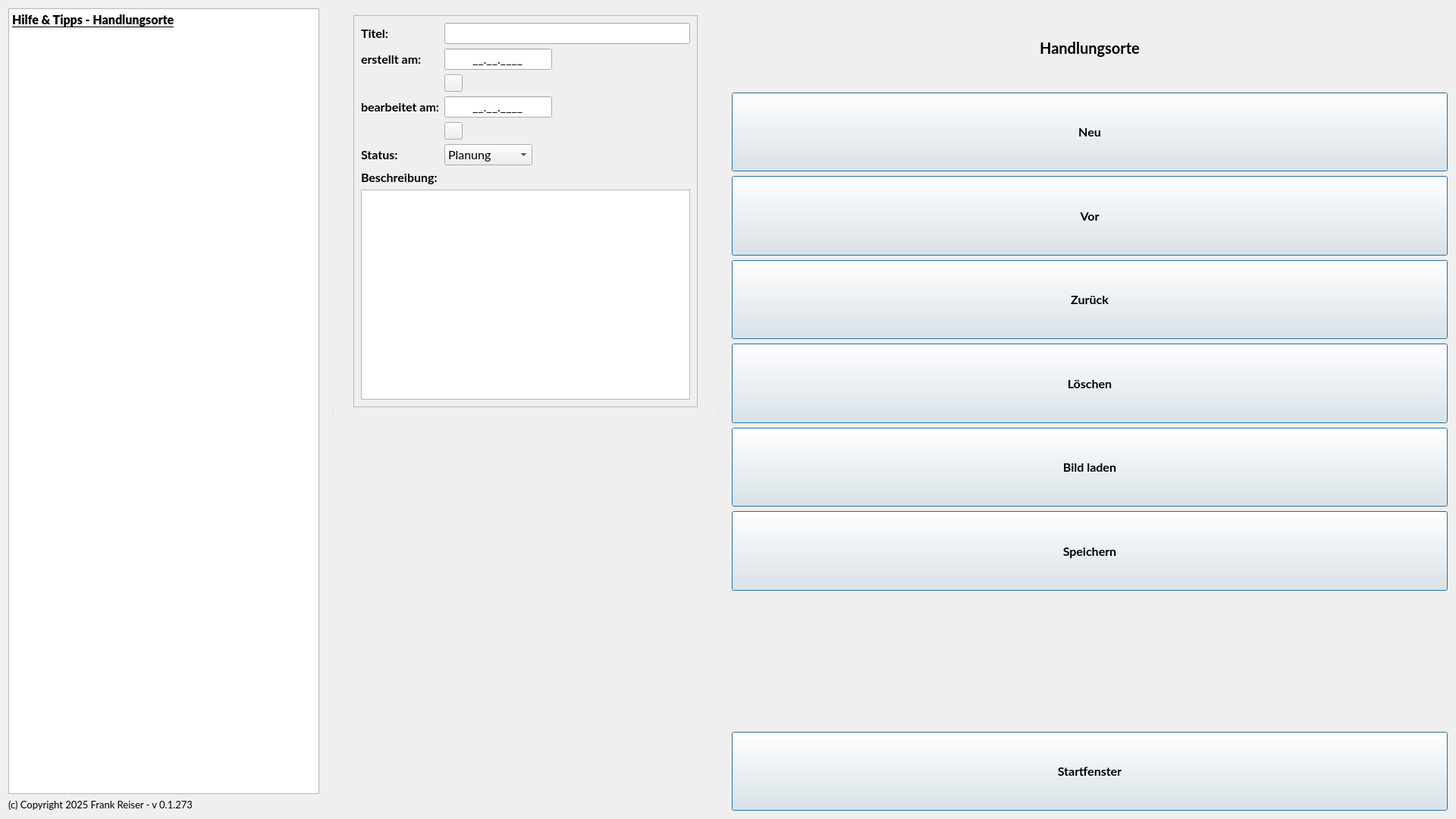
<?xml version="1.0" encoding="UTF-8"?>
<ui version="4.0">
 <class>csNova</class>
 <widget class="QWidget" name="csNova">
  <property name="geometry">
   <rect>
    <x>0</x>
    <y>0</y>
    <width>1920</width>
    <height>1080</height>
   </rect>
  </property>
  <property name="font">
   <font>
    <family>Lato</family>
    <pointsize>16</pointsize>
    <bold>false</bold>
    <stylestrategy>PreferAntialias</stylestrategy>
    <kerning>true</kerning>
   </font>
  </property>
  <property name="windowTitle">
   <string>csNova - Handlungsorte</string>
  </property>
  <layout class="QHBoxLayout" name="horizontalLayout">
   <item>
    <widget class="QSplitter" name="mainSplitter">
     <property name="sizePolicy">
      <sizepolicy hsizetype="Expanding" vsizetype="Expanding">
       <horstretch>0</horstretch>
       <verstretch>0</verstretch>
      </sizepolicy>
     </property>
     <property name="font">
      <font>
       <family>Lato</family>
       <pointsize>12</pointsize>
       <bold>true</bold>
       <stylestrategy>PreferAntialias</stylestrategy>
       <kerning>true</kerning>
      </font>
     </property>
     <property name="frameShape">
      <enum>QFrame::Shape::NoFrame</enum>
     </property>
     <property name="orientation">
      <enum>Qt::Orientation::Horizontal</enum>
     </property>
     <property name="handleWidth">
      <number>36</number>
     </property>
     <widget class="QWidget" name="widgetLeftLocations" native="true">
      <layout class="QVBoxLayout" name="verticalLayout_3">
       <item>
        <widget class="QTextEdit" name="textEditHelpLocations">
         <property name="readOnly">
          <bool>true</bool>
         </property>
         <property name="html">
          <string>&lt;!DOCTYPE HTML PUBLIC &quot;-//W3C//DTD HTML 4.0//EN&quot; &quot;http://www.w3.org/TR/REC-html40/strict.dtd&quot;&gt;
&lt;html&gt;&lt;head&gt;&lt;meta name=&quot;qrichtext&quot; content=&quot;1&quot; /&gt;&lt;meta charset=&quot;utf-8&quot; /&gt;&lt;style type=&quot;text/css&quot;&gt;
p, li { white-space: pre-wrap; }
hr { height: 1px; border-width: 0; }
li.unchecked::marker { content: &quot;\2610&quot;; }
li.checked::marker { content: &quot;\2612&quot;; }
&lt;/style&gt;&lt;/head&gt;&lt;body style=&quot; font-family:'Lato'; font-size:12pt; font-weight:700; font-style:normal;&quot;&gt;
&lt;p style=&quot; margin-top:0px; margin-bottom:0px; margin-left:0px; margin-right:0px; -qt-block-indent:0; text-indent:0px;&quot;&gt;&lt;span style=&quot; text-decoration: underline;&quot;&gt;Hilfe &amp;amp; Tipps - Handlungsorte&lt;/span&gt;&lt;/p&gt;
&lt;p style=&quot;-qt-paragraph-type:empty; margin-top:0px; margin-bottom:0px; margin-left:0px; margin-right:0px; -qt-block-indent:0; text-indent:0px;&quot;&gt;&lt;br /&gt;&lt;/p&gt;
&lt;p style=&quot;-qt-paragraph-type:empty; margin-top:0px; margin-bottom:0px; margin-left:0px; margin-right:0px; -qt-block-indent:0; text-indent:0px; font-weight:400;&quot;&gt;&lt;br /&gt;&lt;/p&gt;&lt;/body&gt;&lt;/html&gt;</string>
         </property>
        </widget>
       </item>
       <item>
        <widget class="QLabel" name="copyRightLocations">
         <property name="font">
          <font>
           <family>Lato</family>
           <pointsize>10</pointsize>
           <bold>false</bold>
           <stylestrategy>PreferAntialias</stylestrategy>
           <kerning>true</kerning>
          </font>
         </property>
         <property name="text">
          <string>(c) Copyright 2025 Frank Reiser - v 0.1.273</string>
         </property>
        </widget>
       </item>
      </layout>
     </widget>
     <widget class="QWidget" name="widgetCenterLocations" native="true">
      <layout class="QFormLayout" name="formLayout_2">
       <item row="0" column="0" colspan="2">
        <widget class="QFrame" name="frameLocationsMain">
         <property name="sizePolicy">
          <sizepolicy hsizetype="Expanding" vsizetype="Expanding">
           <horstretch>0</horstretch>
           <verstretch>0</verstretch>
          </sizepolicy>
         </property>
         <property name="frameShape">
          <enum>QFrame::Shape::NoFrame</enum>
         </property>
         <property name="frameShadow">
          <enum>QFrame::Shadow::Raised</enum>
         </property>
         <layout class="QVBoxLayout" name="verticalLayout">
          <item>
           <widget class="QFrame" name="frameLocationsTop">
            <property name="sizePolicy">
             <sizepolicy hsizetype="Expanding" vsizetype="Expanding">
              <horstretch>0</horstretch>
              <verstretch>0</verstretch>
             </sizepolicy>
            </property>
            <property name="frameShape">
             <enum>QFrame::Shape::StyledPanel</enum>
            </property>
            <property name="frameShadow">
             <enum>QFrame::Shadow::Raised</enum>
            </property>
            <layout class="QFormLayout" name="formLayout">
             <item row="0" column="0">
              <widget class="QLabel" name="labelTitleLocations">
               <property name="text">
                <string>Titel:</string>
               </property>
              </widget>
             </item>
             <item row="0" column="1">
              <widget class="QLineEdit" name="lineEditLocations">
               <property name="font">
                <font>
                 <family>Lato</family>
                 <pointsize>12</pointsize>
                 <bold>false</bold>
                 <stylestrategy>PreferAntialias</stylestrategy>
                 <kerning>true</kerning>
                </font>
               </property>
              </widget>
             </item>
             <item row="1" column="0">
              <widget class="QLabel" name="labelCreatedLocations">
               <property name="text">
                <string>erstellt am:</string>
               </property>
              </widget>
             </item>
             <item row="1" column="1">
              <widget class="QLineEdit" name="dateCreatedLocations">
               <property name="sizePolicy">
                <sizepolicy hsizetype="Maximum" vsizetype="Maximum">
                 <horstretch>0</horstretch>
                 <verstretch>0</verstretch>
                </sizepolicy>
               </property>
               <property name="font">
                <font>
                 <family>Lato</family>
                 <pointsize>12</pointsize>
                 <bold>false</bold>
                 <stylestrategy>PreferAntialias</stylestrategy>
                 <kerning>true</kerning>
                </font>
               </property>
               <property name="inputMask">
                <string>__.__.____</string>
               </property>
               <property name="text">
                <string>__.__.____</string>
               </property>
               <property name="alignment">
                <set>Qt::AlignmentFlag::AlignCenter</set>
               </property>
              </widget>
             </item>
             <item row="3" column="0">
              <widget class="QLabel" name="labelLastEditLocations">
               <property name="text">
                <string>bearbeitet am:</string>
               </property>
              </widget>
             </item>
             <item row="3" column="1">
              <widget class="QLineEdit" name="dateEditedLocations">
               <property name="sizePolicy">
                <sizepolicy hsizetype="Maximum" vsizetype="Maximum">
                 <horstretch>0</horstretch>
                 <verstretch>0</verstretch>
                </sizepolicy>
               </property>
               <property name="font">
                <font>
                 <family>Lato</family>
                 <pointsize>12</pointsize>
                 <bold>false</bold>
                 <stylestrategy>PreferAntialias</stylestrategy>
                 <kerning>true</kerning>
                </font>
               </property>
               <property name="inputMask">
                <string>__.__.____</string>
               </property>
               <property name="text">
                <string>__.__.____</string>
               </property>
               <property name="alignment">
                <set>Qt::AlignmentFlag::AlignCenter</set>
               </property>
              </widget>
             </item>
             <item row="4" column="1">
              <widget class="QToolButton" name="setDateLocationsToday_2">
               <property name="cursor">
                <cursorShape>PointingHandCursor</cursorShape>
               </property>
               <property name="toolTip">
                <string>Verwende das aktuelle Datum</string>
               </property>
               <property name="text">
                <string/>
               </property>
               <property name="icon">
                <iconset theme="x-office-calendar"/>
               </property>
              </widget>
             </item>
             <item row="5" column="0">
              <widget class="QLabel" name="labelStatusLocations">
               <property name="text">
                <string>Status:</string>
               </property>
              </widget>
             </item>
             <item row="5" column="1">
              <widget class="QComboBox" name="comboBoxLocationsStatus">
               <property name="sizePolicy">
                <sizepolicy hsizetype="Maximum" vsizetype="Maximum">
                 <horstretch>0</horstretch>
                 <verstretch>0</verstretch>
                </sizepolicy>
               </property>
               <property name="font">
                <font>
                 <family>Lato</family>
                 <pointsize>12</pointsize>
                 <bold>false</bold>
                 <stylestrategy>PreferAntialias</stylestrategy>
                 <kerning>true</kerning>
                </font>
               </property>
               <item>
                <property name="text">
                 <string>Planung</string>
                </property>
               </item>
               <item>
                <property name="text">
                 <string>Entwicklung</string>
                </property>
               </item>
               <item>
                <property name="text">
                 <string>Bearbeitung</string>
                </property>
               </item>
               <item>
                <property name="text">
                 <string>Test</string>
                </property>
               </item>
               <item>
                <property name="text">
                 <string>Fertig</string>
                </property>
               </item>
              </widget>
             </item>
             <item row="6" column="0">
              <widget class="QLabel" name="labelDescriptionLocations">
               <property name="text">
                <string>Beschreibung:</string>
               </property>
              </widget>
             </item>
             <item row="7" column="0" colspan="2">
              <widget class="QPlainTextEdit" name="textDescriptionLocations">
               <property name="sizePolicy">
                <sizepolicy hsizetype="Expanding" vsizetype="Expanding">
                 <horstretch>0</horstretch>
                 <verstretch>1</verstretch>
                </sizepolicy>
               </property>
               <property name="font">
                <font>
                 <family>Lato</family>
                 <pointsize>12</pointsize>
                 <bold>false</bold>
                 <stylestrategy>PreferAntialias</stylestrategy>
                 <kerning>true</kerning>
                </font>
               </property>
              </widget>
             </item>
             <item row="2" column="1">
              <widget class="QToolButton" name="setDateLocationsToday_1">
               <property name="cursor">
                <cursorShape>PointingHandCursor</cursorShape>
               </property>
               <property name="toolTip">
                <string>Verwende das aktuelle Datum</string>
               </property>
               <property name="text">
                <string/>
               </property>
               <property name="icon">
                <iconset theme="x-office-calendar"/>
               </property>
              </widget>
             </item>
            </layout>
           </widget>
          </item>
          <item>
           <widget class="QFrame" name="frameLocationsBottom">
            <property name="sizePolicy">
             <sizepolicy hsizetype="Expanding" vsizetype="Expanding">
              <horstretch>0</horstretch>
              <verstretch>0</verstretch>
             </sizepolicy>
            </property>
            <property name="frameShape">
             <enum>QFrame::Shape::NoFrame</enum>
            </property>
            <property name="frameShadow">
             <enum>QFrame::Shadow::Raised</enum>
            </property>
            <layout class="QVBoxLayout" name="verticalLayout_2">
             <item>
              <widget class="QLabel" name="labelframeLocationsTopEmpty">
               <property name="text">
                <string/>
               </property>
              </widget>
             </item>
            </layout>
           </widget>
          </item>
         </layout>
        </widget>
       </item>
      </layout>
     </widget>
     <widget class="QWidget" name="widgetRightLocations" native="true">
      <layout class="QVBoxLayout" name="verticalLayout_4">
       <item>
        <widget class="QLabel" name="labelLocations">
         <property name="sizePolicy">
          <sizepolicy hsizetype="Expanding" vsizetype="Expanding">
           <horstretch>0</horstretch>
           <verstretch>0</verstretch>
          </sizepolicy>
         </property>
         <property name="font">
          <font>
           <family>Lato</family>
           <pointsize>15</pointsize>
           <bold>true</bold>
           <stylestrategy>PreferAntialias</stylestrategy>
           <kerning>true</kerning>
          </font>
         </property>
         <property name="text">
          <string>Handlungsorte</string>
         </property>
         <property name="scaledContents">
          <bool>false</bool>
         </property>
         <property name="alignment">
          <set>Qt::AlignmentFlag::AlignCenter</set>
         </property>
         <property name="margin">
          <number>1</number>
         </property>
        </widget>
       </item>
       <item>
        <widget class="QPushButton" name="newBtnLocations">
         <property name="sizePolicy">
          <sizepolicy hsizetype="Expanding" vsizetype="Expanding">
           <horstretch>0</horstretch>
           <verstretch>0</verstretch>
          </sizepolicy>
         </property>
         <property name="cursor">
          <cursorShape>PointingHandCursor</cursorShape>
         </property>
         <property name="toolTip">
          <string>Einen neuen Datensatz erstellen</string>
         </property>
         <property name="text">
          <string>Neu</string>
         </property>
         <property name="icon">
          <iconset theme="document-new"/>
         </property>
         <property name="iconSize">
          <size>
           <width>32</width>
           <height>32</height>
          </size>
         </property>
         <property name="default">
          <bool>true</bool>
         </property>
         <property name="flat">
          <bool>false</bool>
         </property>
        </widget>
       </item>
       <item>
        <widget class="QPushButton" name="nextBtnLocations">
         <property name="sizePolicy">
          <sizepolicy hsizetype="Expanding" vsizetype="Expanding">
           <horstretch>0</horstretch>
           <verstretch>0</verstretch>
          </sizepolicy>
         </property>
         <property name="cursor">
          <cursorShape>PointingHandCursor</cursorShape>
         </property>
         <property name="toolTip">
          <string>wähle den nächsten Datensatz</string>
         </property>
         <property name="text">
          <string>Vor</string>
         </property>
         <property name="icon">
          <iconset theme="go-next"/>
         </property>
         <property name="iconSize">
          <size>
           <width>32</width>
           <height>32</height>
          </size>
         </property>
         <property name="default">
          <bool>true</bool>
         </property>
         <property name="flat">
          <bool>false</bool>
         </property>
        </widget>
       </item>
       <item>
        <widget class="QPushButton" name="previousBtnLocations">
         <property name="sizePolicy">
          <sizepolicy hsizetype="Expanding" vsizetype="Expanding">
           <horstretch>0</horstretch>
           <verstretch>0</verstretch>
          </sizepolicy>
         </property>
         <property name="cursor">
          <cursorShape>PointingHandCursor</cursorShape>
         </property>
         <property name="toolTip">
          <string>wähle den vorherigen Datensatz</string>
         </property>
         <property name="text">
          <string>Zurück</string>
         </property>
         <property name="icon">
          <iconset theme="go-previous"/>
         </property>
         <property name="iconSize">
          <size>
           <width>32</width>
           <height>32</height>
          </size>
         </property>
         <property name="default">
          <bool>true</bool>
         </property>
         <property name="flat">
          <bool>false</bool>
         </property>
        </widget>
       </item>
       <item>
        <widget class="QPushButton" name="deleteBtnLocations">
         <property name="sizePolicy">
          <sizepolicy hsizetype="Expanding" vsizetype="Expanding">
           <horstretch>0</horstretch>
           <verstretch>0</verstretch>
          </sizepolicy>
         </property>
         <property name="cursor">
          <cursorShape>PointingHandCursor</cursorShape>
         </property>
         <property name="toolTip">
          <string>Lösche den aktuellen Datensatz</string>
         </property>
         <property name="text">
          <string>Löschen</string>
         </property>
         <property name="icon">
          <iconset theme="user-trash"/>
         </property>
         <property name="iconSize">
          <size>
           <width>32</width>
           <height>32</height>
          </size>
         </property>
         <property name="default">
          <bool>true</bool>
         </property>
         <property name="flat">
          <bool>false</bool>
         </property>
        </widget>
       </item>
       <item>
        <widget class="QPushButton" name="imageLoadLocations">
         <property name="sizePolicy">
          <sizepolicy hsizetype="Expanding" vsizetype="Expanding">
           <horstretch>0</horstretch>
           <verstretch>0</verstretch>
          </sizepolicy>
         </property>
         <property name="cursor">
          <cursorShape>PointingHandCursor</cursorShape>
         </property>
         <property name="toolTip">
          <string>Lade ein Bild für den aktuellen Datensatz</string>
         </property>
         <property name="text">
          <string>Bild laden</string>
         </property>
         <property name="icon">
          <iconset theme="image-x-generic"/>
         </property>
         <property name="iconSize">
          <size>
           <width>32</width>
           <height>32</height>
          </size>
         </property>
         <property name="default">
          <bool>true</bool>
         </property>
         <property name="flat">
          <bool>false</bool>
         </property>
        </widget>
       </item>
       <item>
        <widget class="QPushButton" name="saveBtn">
         <property name="sizePolicy">
          <sizepolicy hsizetype="Expanding" vsizetype="Expanding">
           <horstretch>0</horstretch>
           <verstretch>0</verstretch>
          </sizepolicy>
         </property>
         <property name="cursor">
          <cursorShape>PointingHandCursor</cursorShape>
         </property>
         <property name="toolTip">
          <string>Speichere den aktuellen Datensatz</string>
         </property>
         <property name="text">
          <string>Speichern</string>
         </property>
         <property name="icon">
          <iconset theme="document-save"/>
         </property>
         <property name="iconSize">
          <size>
           <width>32</width>
           <height>32</height>
          </size>
         </property>
         <property name="default">
          <bool>true</bool>
         </property>
         <property name="flat">
          <bool>false</bool>
         </property>
        </widget>
       </item>
       <item>
        <spacer name="horizontalSpacer">
         <property name="sizePolicy">
          <sizepolicy hsizetype="Expanding" vsizetype="Minimum">
           <horstretch>0</horstretch>
           <verstretch>0</verstretch>
          </sizepolicy>
         </property>
         <property name="orientation">
          <enum>Qt::Orientation::Horizontal</enum>
         </property>
         <property name="sizeHint" stdset="0">
          <size>
           <width>589</width>
           <height>180</height>
          </size>
         </property>
        </spacer>
       </item>
       <item>
        <widget class="QPushButton" name="exitBntLocations">
         <property name="sizePolicy">
          <sizepolicy hsizetype="Expanding" vsizetype="Expanding">
           <horstretch>0</horstretch>
           <verstretch>0</verstretch>
          </sizepolicy>
         </property>
         <property name="cursor">
          <cursorShape>PointingHandCursor</cursorShape>
         </property>
         <property name="toolTip">
          <string>Rufe das Startfenster auf</string>
         </property>
         <property name="text">
          <string>Startfenster</string>
         </property>
         <property name="icon">
          <iconset theme="go-home"/>
         </property>
         <property name="iconSize">
          <size>
           <width>32</width>
           <height>32</height>
          </size>
         </property>
         <property name="default">
          <bool>true</bool>
         </property>
         <property name="flat">
          <bool>false</bool>
         </property>
        </widget>
       </item>
      </layout>
     </widget>
    </widget>
   </item>
  </layout>
 </widget>
 <resources/>
 <connections/>
</ui>
